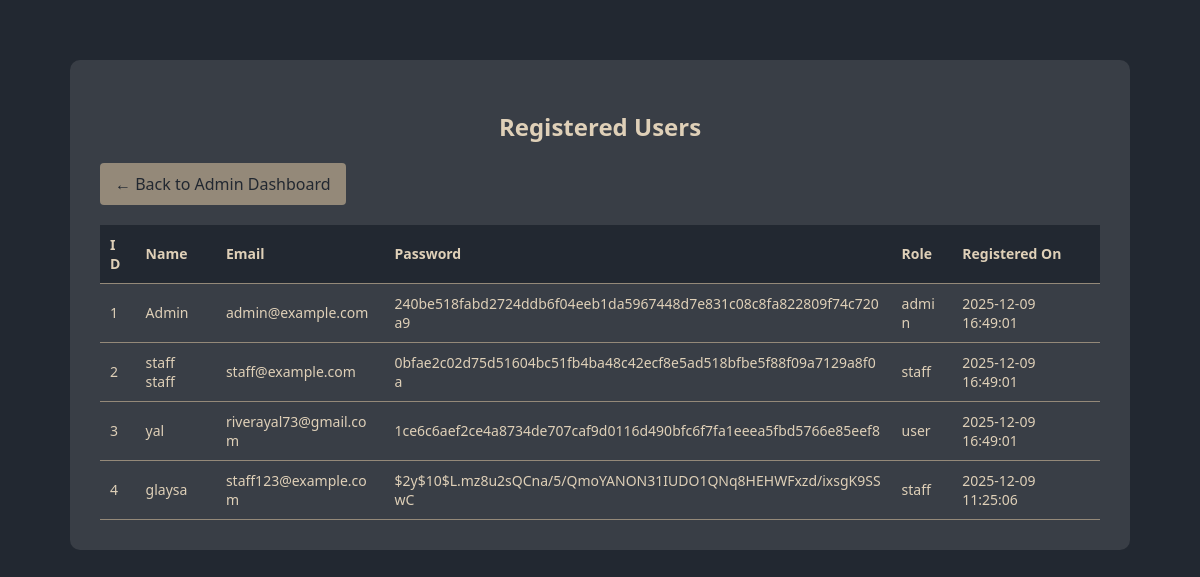
The page /user_list.php (signed in) on the database its author committed.
### tables this page shows
CREATE TABLE `users` (
  `id` int(11) NOT NULL,
  `name` varchar(100) DEFAULT NULL,
  `birthday` date DEFAULT NULL,
  `email` varchar(100) DEFAULT NULL,
  `password` varchar(255) DEFAULT NULL,
  `role` enum('user','admin','staff') NOT NULL DEFAULT 'user',
  `contact` varchar(20) DEFAULT NULL,
  `created_at` timestamp NOT NULL DEFAULT current_timestamp(),
  `is_deleted` tinyint(1) DEFAULT 0,
  `old_id` int(11) DEFAULT NULL
);

### user_list.php (the view, shortened to what this page needs)
<?php
include "db.php";
$sql = "SELECT id, name, email, password, role, created_at FROM users ORDER BY created_at DESC";
$result = $conn->query($sql);
?>
<!DOCTYPE html>
<html lang="en">
<head>
</head>
<body>
    <div class="container">
        <h2>Registered Users</h2>
        <a href="admin_dashboard.php" class="back-link">← Back to Admin Dashboard</a>
        <table>
            <thead>
                <tr>
                    <th>ID</th>
                    <th>Name</th>
                    <th>Email</th>
                    <th>Password</th>
                    <th>Role</th>
                    <th>Registered On</th>
                </tr>
            </thead>
            <tbody>
                <?php if ($result && $result->num_rows > 0): ?>
                    <?php while ($row = $result->fetch_assoc()): ?>
                        <tr>
                            <td><?= htmlspecialchars($row['id']) ?></td>
                            <td><?= htmlspecialchars($row['name']) ?></td>
                            <td><?= htmlspecialchars($row['email']) ?></td>
                            <td><?= htmlspecialchars($row['password']) ?></td>
                            <td><?= htmlspecialchars($row['role']) ?></td>
                            <td><?= htmlspecialchars($row['created_at']) ?></td>
                        </tr>
                    <?php endwhile; ?>
                <?php else: ?>
                    <tr>
                        <td colspan="6" style="text-align:center;">No users found.</td>
                    </tr>
                <?php endif; ?>
            </tbody>
        </table>
    </div>
</body>
</html>

### user_list.php (style rules this page uses)
body { background-color: #222831; color: #DFD0B8; font-family: 'Segoe UI', Tahoma, Geneva, Verdana, sans-serif; }
.container { max-width: 1000px; margin: 60px auto; background-color: #393E46; padding: 30px; border-radius: 10px; }
h2 { text-align: center; }
table { width: 100%; border-collapse: collapse; font-size: 14px; }
th, td { padding: 10px; border-bottom: 1px solid #948979; text-align: left; word-break: break-word; }
th { background-color: #222831; }
td { background-color: #393E46; }
a.back-link { display: inline-block; margin-bottom: 20px; background-color: #948979; color: #222831; padding: 10px 15px; text-decoration: none; border-radius: 4px; }

### rows shown on the page
users: id "1", name "Admin", email "admin@example.com", password "240be518fabd2724ddb6f04eeb1da5967448d7e831c08c8fa822809f74c720a9", role "admin", created_at "2025-12-09 16:49:01"
users: id "2", name "staff staff", email "staff@example.com", password "0bfae2c02d75d51604bc51fb4ba48c42ecf8e5ad518bfbe5f88f09a7129a8f0a", role "staff", created_at "2025-12-09 16:49:01"
users: id "3", name "yal", email "riverayal73@gmail.com", password "1ce6c6aef2ce4a8734de707caf9d0116d490bfc6f7fa1eeea5fbd5766e85eef8", role "user", created_at "2025-12-09 16:49:01"
users: id "4", name "glaysa", email "staff123@example.com", password "$2y$10$L.mz8u2sQCna/5/QmoYANON31IUDO1QNq8HEHWFxzd/ixsgK9SSwC", role "staff", created_at "2025-12-09 11:25:06"
